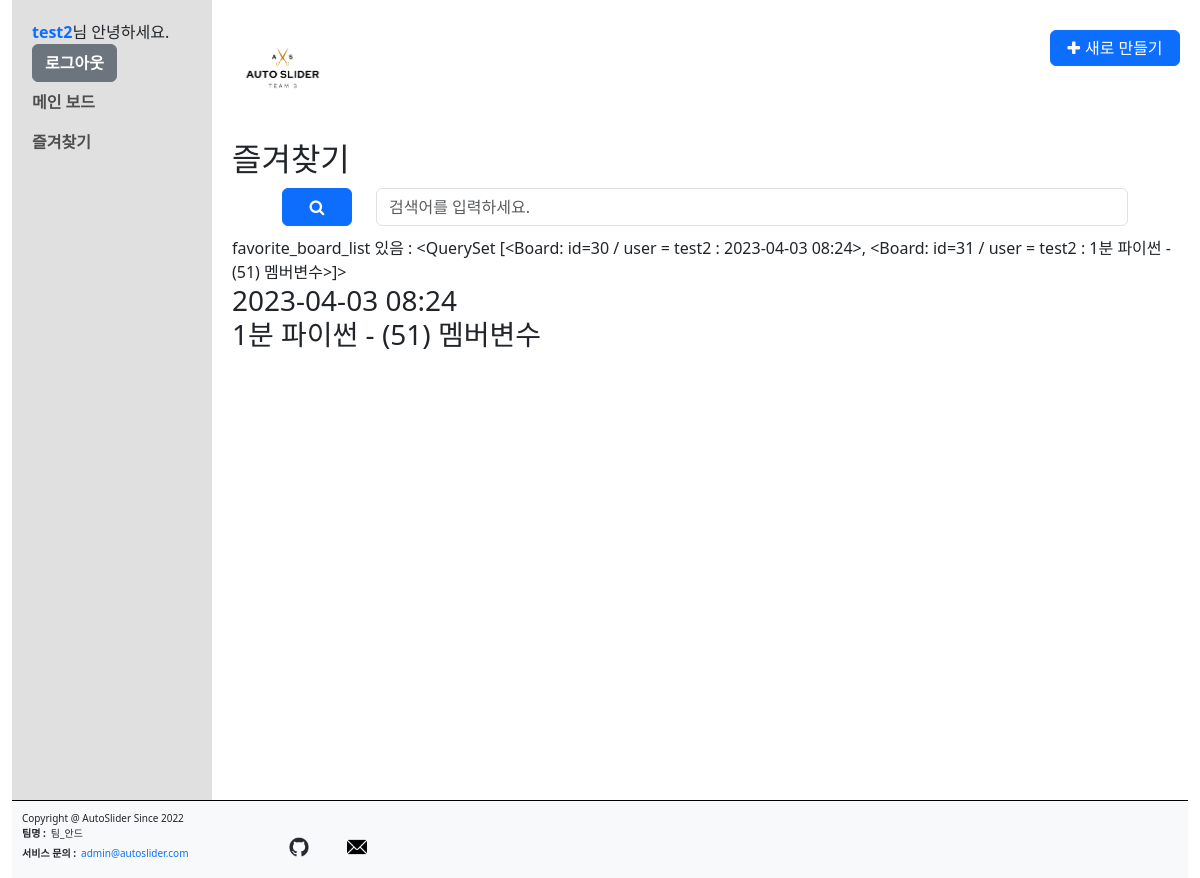
The page /favorite/ (signed in) on the database its author committed.
### common/models.py (models this page shows, shortened)
class CustomUser(AbstractUser):
    nickname = models.CharField(max_length=20, default='')
    phone_regex = RegexValidator(regex=r'^01([0|1|6|7|8|9])-?([0-9]{3,4})-?([0-9]{4})$') # 정규식 011-123-4567 혹은 010-1234-5678 기준
    phone = models.CharField(validators=[phone_regex], max_length=13, unique=True, verbose_name='phone', null=False, blank=False) # 010-1234-5678 기준 갯수
    USERNAME_FIELD = 'username'
    REQUIRED_FIELDS = ['phone', 'nickname', 'email']
    first_name = None
    last_name = None

### boards/models.py (models this page shows, shortened)
class Board(models.Model):
    input_type_choices = [
        ('input_text', '텍스트 요약'),
        ('input_youtube', 'Youtube 영상 링크 입력'),
        ('input_video', '영상 파일 업로드')
    ]
    title = models.TextField(blank=True)
    input_type = models.TextField(choices=input_type_choices, null=True)
    input_text = models.TextField(blank=True, null=True)
    input_youtube = models.TextField(blank=True, null=True)
    input_video = models.FileField(upload_to='videos/', blank=True, null=True)
    total_text = models.TextField(blank=True, null=True)
    summary_text = models.TextField(blank=True, null=True)
    timeline_text = models.TextField(blank=True, null=True)
    note = models.TextField(blank=True, null=True)
    user_id = models.ForeignKey(CustomUser, on_delete=models.CASCADE)
    favorite = models.BooleanField(default=False)
    created_at = models.DateTimeField(auto_now_add=True)
    updated_at = models.DateTimeField(auto_now=True)
    def __str__(self):
        return f'id={self.id} / user = {self.user_id.username} : {self.title}'

### boards/views.py (the view)
# urls.py: path('favorite/', views.FavoriteBoardListView.as_view(), name='favorite_board_list'),
class FavoriteBoardListView(BoardListView):
    def get_queryset(self):
        queryset = super().get_queryset().filter(favorite=True)
        query = self.request.GET.get('q')
        if query:
            queryset = queryset.filter(
                Q(title__icontains=query) | Q(note__icontains=query) | Q(total_text__icontains=query) | Q(summary_text__icontains=query)
            )
        return queryset
    def get_context_data(self, **kwargs):
        context = super().get_context_data(**kwargs)
        context['favorite_board_list'] = self.get_queryset()
        return context

### boards/views.py (called while the page is built)
    def get_queryset(self):
        query = self.request.GET.get('q')
        if query:
            return Board.objects.filter(
                Q(title__icontains=query) | Q(note__icontains=query) | Q(total_text__icontains=query) | Q(summary_text__icontains=query),
                user_id=self.request.user.id
            )
        else:
            return Board.objects.filter(user_id=self.request.user.id)

    def get_context_data(self, **kwargs):
        context = super().get_context_data(**kwargs)
        context['board_list'] = self.get_queryset()
        return context

### templates/boards/board_list.html (shortened to what this page needs)
{% extends "base.html" %}
{% block content %}
{% load static %}
{% include "navbar.html" %}
<section class="board_list container-fluid">
{% if  request.resolver_match.url_name == 'board_list' %}
  <h2>메인 보드</h2>
  <div class="searchSection">
    <form method="get" action="{% url 'boards:board_list' %}">
      <div class="form-group row">
        <div class="col btnarea">
          <button type="submit" class="btn btn-primary"><strong class="fa fa-search"><span class="modal hide">검색</span></strong></button>
        </div>
        <div class="col searcharea">
            <input type="text" name="q" class="form-control" placeholder="검색어를 입력하세요." value="{{ q }}">
        </div>
      </div>
    </form>
  </div>
  <div class="list_result">
    {% if board_list %}
      <div class="table-responsive">
        <table class="table table-hover">
          <thead>
            <tr>
              <th>
                <input type="checkbox" id="boards_all" name="board_ids" value="{{ board_list.all.0.id }}-{{ board_list.all.last.id }}">
                <label for="boards_all"><strong>생성일자</strong></label>
              </th>
              <th>
                <strong>보드 이름</strong>
              </th>
            </tr>
          </thead>
          <tbody>
          {% for board in board_list %}
            <tr>
              <td>
                <input type="checkbox" id="{{ board.id }}" name="board_ids" value="{{ board.id }}">
                <label for="{{ board.id }}">{{ board.created_at }}</label>
              </td>
              <td>
                <p class="board_tit">{{ board.title }}</p>
              </td>
            </tr>
          {% endfor %}
          </tbody>
        </table>
      </div>
      {% else %}
      <p class="no_result">목록이 없습니다.</p>
    {% endif %}
  </div>
{% elif request.resolver_match.url_name == 'favorite_board_list' %}
  <h2>즐겨찾기</h2>
  <div class="searchSection">
    <form method="get" action="{% url 'boards:favorite_board_list' %}">
      <div class="form-group row">
        <div class="col btnarea">
          <button type="submit" class="btn btn-primary"><strong class="fa fa-search"><span class="modal hide">검색</span></strong></button>
        </div>
        <div class="col searcharea">
            <input type="text" name="q" class="form-control" placeholder="검색어를 입력하세요." value="{{ q }}">
        </div>
      </div>
    </form>
  </div>
  {% if favorite_board_list %}
  favorite_board_list 있음 : {{ favorite_board_list }}
    {% for board_fav in favorite_board_list %}
      {% if board_fav.favorite %}
      <h3>{{ board_fav.title }}</h3>
      {% endif %}
    {% endfor %}
  {% else %}
  <p class="no_result">목록이 없습니다.</p>
  {% endif %}
{% endif %}
</section>
<footer class="footer bg-light">
  <div class="rows">
      <div class="rights">
          <p class="copyright">Copyright @ AutoSlider Since 2022</p>
      </div>
      <ul class="info">
          <li><strong>팀명 :</strong>팀_안드</li>
          <li><strong>서비스 문의 :</strong><a href="mailto:admin@autoslider.com" class="mailto">admin@autoslider.com</a></li>
      </ul>
      <ul class="links">
          <li><a class="btn btn-outline-light btn-floating m-1" href="https://github.com/AutoSlider/total" target="_blank" role="button"><img src="{% static '../../img/icons/png/github-mark.png' %}" alt="gitHub linke"></a></li>
          <li><a href="#" target="_blank"><a class="btn btn-outline-light btn-floating m-1" href="mailto:admin@autoslider.com" target="_blank" role="button"><img src="{% static '../../img/icons/png/email.png' %}" alt="mail"></a></li>
      </ul>
  </div>
</footer>
{% endblock %}

### templates/navbar.html
{% load static %}
<header class="header">
  <h1 class="logo"><img src="{% static 'img/autoslider_logo.png' %}" alt="logo"></h1>
  <ul class="btnarea">
    {% if request.resolver_match.url_name is None or request.resolver_match.url_name == 'board_list' or request.resolver_match.url_name == 'favorite_board_list' %}
      <li><button id="newBoardBtn" class="btn btn-primary"><strong class="fa fa-plus" data-toggle="modal" data-target="newBoardModal"><span>새로 만들기</span></strong></button></li>
    {% endif %}
  </ul>
</header>
<nav class="navigation navbar navbar-nav">
    <ul class="navbar-nav">
      <li class="nav-item"><a href="{% url 'common:profile' %}">{{ user.nickname }}</a>님 안녕하세요.</li>
      <li class="nav-item"><a href="{% url 'common:logout' %}" class="btn btn-secondary">로그아웃</a></li>
      <li class="nav-item"><a href="{% url 'boards:board_list' %}" class="nav-link" >메인 보드</a></li>
      <li class="nav-item"><a href="{% url 'boards:favorite_board_list' %}" class="nav-link" >즐겨찾기</a></li>
    </ul>
</nav>

### static/css/style.css (style rules this page uses)
html, body, h1, h2, h3, h4, h5, h6, dl, dt, dd, ol, ul, li, div, p, strong, span { margin: 0; padding: 0; list-style: none; }
html, body { position: relative; width: 100%; height: 100%; }
a { text-decoration: none; }
.header { height: 140px; padding: 20px 0; margin: 0 0 -140px 220px; }
.header .logo { width: 100px; }
.header .logo img { display: block; width: 100%; }
.header .btnarea { position: absolute; top: 30px; right: 20px; }
.header .btnarea #newBoardBtn { padding: 5px; width: 130px; }
.header #newBoardBtn strong { color: #ffffff; }
.header #newBoardBtn strong span { padding-left: 5px; }
.navigation { position: relative; float: left; width: 200px; height: 100%; padding: 20px 20px 0; z-index:10; background-color: #E0E0E0; align-items : baseline; }
.navbar ul { clear: both; width: 100%; }
.navbar ul li a { font-weight:600; }
.board_list { padding: 140px 10px 0 220px; }
.board_list .searchSection { padding: 10px 50px; }
.board_list .searchSection .btnarea { flex: 0.05 0 0%; }
.board_list .searchSection .btnarea button { width: 70px; }
.footer { clear: both; overflow: hidden; position: relative; width: 100%; padding: 10px; border-top: 1px solid #000; }
.footer .rights { z-index:0; }
.footer .rows { clear: both; float: none; overflow: hidden; position: relative; width: 100%; font-size: 10px; }
.footer .rows ul { float: left; width: 250px; z-index:10; }
.footer .rows ul li { display: block; margin-bottom: 5px; text-align: left; }
.footer .rows ul li strong { padding-right: 5px; }
.footer .rows ul li a img { display: block; width: 20px; }
.footer .rows .links li { display: inline-block; margin: 0 auto; width: 55px; }

### rows shown on the page
CustomUser: nickname "test2"
Board: id+user_id+title "<QuerySet [<Board: id=30 / user = test2 : 2023-04-03 08:24>, <Board: id=31 / user = test2 : 1분 파이썬 - (51) 멤버변수>]>", title "2023-04-03 08:24"
Board: title "1분 파이썬 - (51) 멤버변수"
